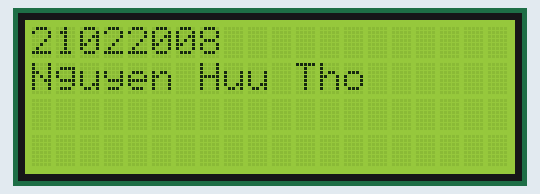
The sketch below on a simulated Arduino Uno, built with avr-gcc and run on an emulated ATmega328P. On the bench: 20×4 character LCD.

Above: at 0.1 s.
At 3.1 s:
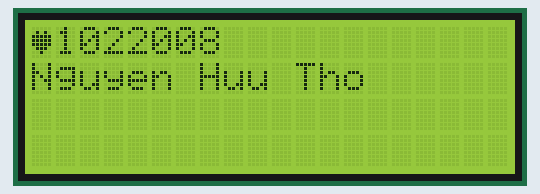
At 4.2 s:
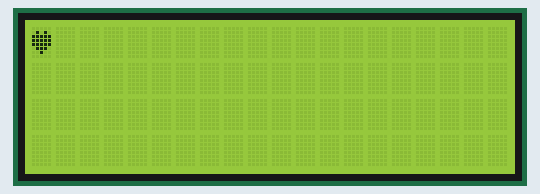

The sketch:

Week6_Thuchanh1_ModuleChucNang_Bai1.ino
```cpp
#include <Wire.h>
#include <LiquidCrystal_I2C.h>

LiquidCrystal_I2C lcd(0x27,20,4);
byte customChar[] = {
  B00000,
  B01010,
  B11111,
  B11111,
  B11111,
  B01110,
  B00100,
  B00000
};

void setup() {
  lcd.init();
  lcd.createChar(0, customChar);
  lcd.backlight();
  lcd.setCursor(0,0);
  lcd.print("21022008");
  lcd.setCursor(0,1);
  lcd.print("Nguyen Huu Tho");
  delay(3000);
  lcd.backlight();
}

void loop() {
  lcd.setCursor(0,0);
  lcd.write(0);
  delay(1000);
  lcd.clear();
}
```

Measured:
- what the display in image 1 shows lasts 1.0 s, from 3.1 s to 4.1 s
